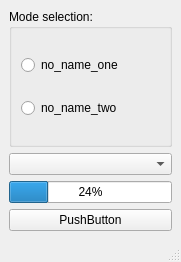
<?xml version="1.0" encoding="UTF-8"?>
<ui version="4.0">
 <class>MainWindow</class>
 <widget class="QMainWindow" name="MainWindow">
  <property name="geometry">
   <rect>
    <x>0</x>
    <y>0</y>
    <width>181</width>
    <height>262</height>
   </rect>
  </property>
  <property name="windowTitle">
   <string>MainWindow</string>
  </property>
  <widget class="QWidget" name="centralwidget">
   <layout class="QVBoxLayout" name="verticalLayout_2">
    <item>
     <widget class="QGroupBox" name="groupBox">
      <property name="title">
       <string>Mode selection:</string>
      </property>
      <layout class="QVBoxLayout" name="verticalLayout">
       <item>
        <widget class="QRadioButton" name="mode_one_radio">
         <property name="text">
          <string>no_name_one</string>
         </property>
        </widget>
       </item>
       <item>
        <widget class="QRadioButton" name="mode_two_radio">
         <property name="text">
          <string>no_name_two</string>
         </property>
        </widget>
       </item>
      </layout>
     </widget>
    </item>
    <item>
     <widget class="QComboBox" name="dpd_list"/>
    </item>
    <item>
     <widget class="QProgressBar" name="progress_bar">
      <property name="value">
       <number>24</number>
      </property>
     </widget>
    </item>
    <item>
     <widget class="QPushButton" name="inc_button">
      <property name="text">
       <string>PushButton</string>
      </property>
      <property name="checkable">
       <bool>false</bool>
      </property>
     </widget>
    </item>
   </layout>
  </widget>
  <widget class="QMenuBar" name="menubar">
   <property name="geometry">
    <rect>
     <x>0</x>
     <y>0</y>
     <width>181</width>
     <height>22</height>
    </rect>
   </property>
  </widget>
  <widget class="QStatusBar" name="statusbar"/>
 </widget>
 <resources/>
 <connections/>
</ui>
